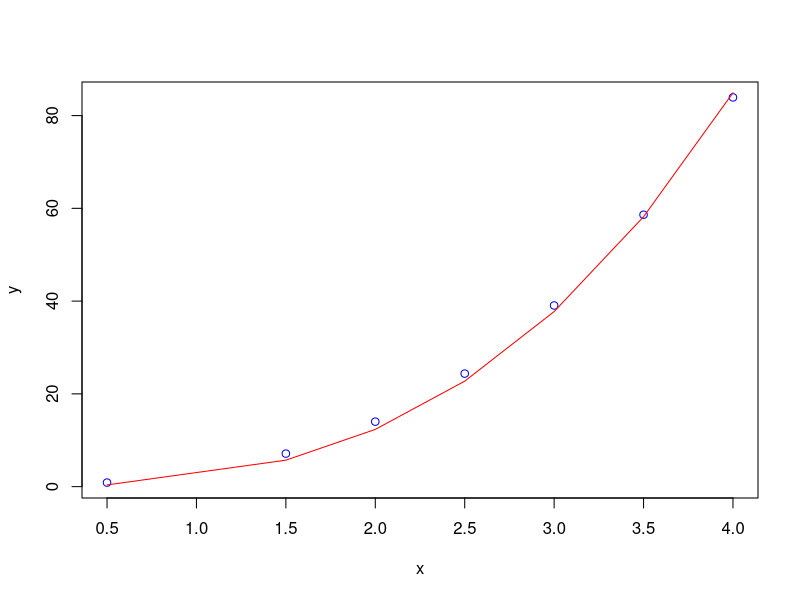

Source code (R): (Note: this script raises an error after producing the figure.)

# polynomial fit using lm

 x = c(0.5, 1.5, 2.0, 2.5, 3.0, 3.5, 4.0)

 y = c(0.87, 7.12, 14.01, 24.37, 39.058, 58.62, 83.92)

# We can also simulate data
# y = x + x^2 + x^3
# introduceing a gaussian error
#for(i in 1:length(ydat))
#{
#y[i] = rnorm(7, mean=y[i],sd=y[i]*0.002)
#}
 
 result = lm(y ~ x + I(x^2) + I(x^3))


 # accessing coefficient of x
 print(result$coefficient[[1]]) 

  # accessing coefficient of x^2
 print(result$coefficient[[2]]) 


 # accessing coefficient of x^3
 print(result$coefficient[[3]]) 

#plot original points and the fitted curve

plot(x,y,type="p", col="blue")

yfitted = result$coefficient[[1]]*x + result$coefficient[[2]]*x^2 + result$coefficient[[3]]*x^3 


lines(x,yfitted, type="l",col="red")




# non-linear curve fitting with nls function
# ----------------------------------------------------------------------------


# non-linear data is fitted with nls() function, by method of least squares.

# we fit a power model.

# We first generate data y = x^3 + gaussian noise

# NOTE : here we simulate xdat,ydat with npoints.
# Instead, actual data can be give to these vectors.

# xdat is independent variable, It is generated as a sequence
xdat <- seq(1, 3, 0.1)
npoints = length(xdat)

# ydat is xdat cubed plus some gaussian noise to simulate deviations. 
ydat <- xdat^3 + rnorm(npoints, 0, 1.0)

df <- data.frame(x = xdat, y = ydat)

s <- seq(1, 3, 0.1)
#lines(s, s^3, lty = 2, col = "green")

#dat <- nls(y ~ I(x^power), data=df, start=list(power=1), trace=T)
dat <- nls(y ~ I(x^power), data=df)

print(class(dat))

print(summary(dat))

print(summary(dat)$coefficients)

power <- round(summary(dat)$coefficients[1], 3)

power.se <- round(summary(dat)$coefficients[2], 3)



s <- seq(1, 3, 0.1)
plot(ydat ~ xdat, main = "Fitted power model", sub = "Blue: fit; green: known")
lines(s, s^3, lty = 2, col = "green")
lines(s, predict(dat, list(x = s)), lty = 1, col = "blue")

text(1, 20, paste("y =x^ (", power, " +/- ", power.se,")", sep = ""), pos = 4)


# We also fit a formula
data = lm(formula = log(x)~y)

summary(data)



